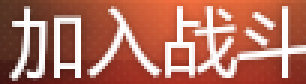
#> input picture src/game_image/start.png, 102 x 28 px, found by its file name (shown 3 times larger)
$ python img_map.py
#> lines starting #> are read from the running program, lines starting #| are printed output that depends on the picture
import cv2
import numpy as np

print("Loading image to map...")

start = cv2.imread('src/game_image/start.png')
#> start is the input picture: shape (28, 102, 3); mean B, G, R 94.5, 111.6, 178.9
join_game = cv2.imread('src/game_image/joingame4.png')
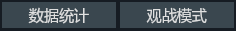
#> input picture src/game_image/joingame4.png, 236 x 31 px, found by its file name
#> join_game is the input picture: shape (31, 236, 3); mean B, G, R 85.7, 78.7, 68.4
join = cv2.imread('src/game_image/join.png')
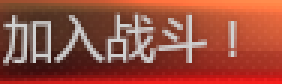
#> input picture src/game_image/join.png, 94 x 28 px, found by its file name (shown 3 times larger)
#> join is the input picture: shape (28, 94, 3); mean B, G, R 60.8, 76.7, 154.2
end = cv2.imread('src/game_image/end.png')
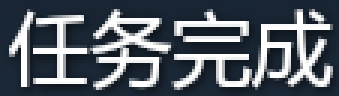
#> input picture src/game_image/end.png, 113 x 32 px, found by its file name (shown 3 times larger)
#> end is the input picture: shape (32, 113, 3); mean B, G, R 103, 94.1, 86.3
close = cv2.imread('src/game_image/close.png')
checkin = cv2.imread('src/game_image/checkin.png')
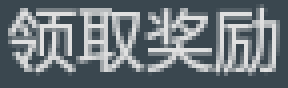
#> input picture src/game_image/checkin.png, 72 x 22 px, found by its file name (shown 4 times larger)
#> checkin is the input picture: shape (22, 72, 3); mean B, G, R 122.8, 117.2, 108.2
no = cv2.imread('src/game_image/no.png')
ok01 = cv2.imread('src/game_image/ok01.png')
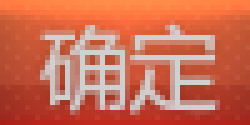
#> input picture src/game_image/ok01.png, 50 x 25 px, found by its file name (shown 5 times larger)
#> ok01 is the input picture: shape (25, 50, 3); mean B, G, R 84.5, 109.3, 203.7
ok02 = cv2.imread('src/game_image/ok02.png')
ok03 = cv2.imread('src/game_image/ok03.png')
tectree = cv2.imread('src/game_image/tectree.png')
time = cv2.imread('src/game_image/time.png')
yes = cv2.imread('src/game_image/yes.png')
exit = cv2.imread('src/game_image/exit.png')
returntobase = cv2.imread('src/game_image/rtb.png')
joining = cv2.imread('src/game_image/joining.png')
havejoin = cv2.imread('src/game_image/hvjoin.png')
buy = cv2.imread('src/game_image/buy.png')
back = cv2.imread('src/game_image/back.png')
base = cv2.imread('src/game_image/base.png')
ingameing = cv2.imread('src/game_image/ingaming.png')
backtobase = cv2.imread('src/game_image/backtobase.png')
backtobase2 = cv2.imread('src/game_image/backtobase2.png')
autobuyparts = cv2.imread('src/game_image/autobuyparts.png')
cart = cv2.imread('src/game_image/cart.png')
confirm = cv2.imread('src/game_image/confirm.png')
confirm1 = cv2.imread('src/game_image/confirm1.png')
confirm2 = cv2.imread('src/game_image/confirm2.png')
improvement = cv2.imread('src/game_image/improvement.png')
improvement_ = cv2.imread('src/game_image/improvement_.png')
_purchase = cv2.imread('src/game_image/purchase.png')
purchase_confirm = cv2.imread('src/game_image/purchase_confirm.png')
crew_cancel = cv2.imread('src/game_image/crew_cancel.png')
rtlg_no = cv2.imread('src/game_image/rtlg_no.png')
research = cv2.imread('src/game_image/research.png')
research1 = cv2.imread('src/game_image/research1.png')
box = cv2.imread('src/game_image/box.png')
waiting = cv2.imread('src/game_image/waiting.png')
data = cv2.imread('src/game_image/data.png')
wtlogo = cv2.imread('src/game_image/wtlogo.png')

fire = cv2.imread('src/game_image/6auto.png')

lock = cv2.imread('src/game_image/lock.png')
#> (the run stopped early here; a loop or call above may not have finished)
